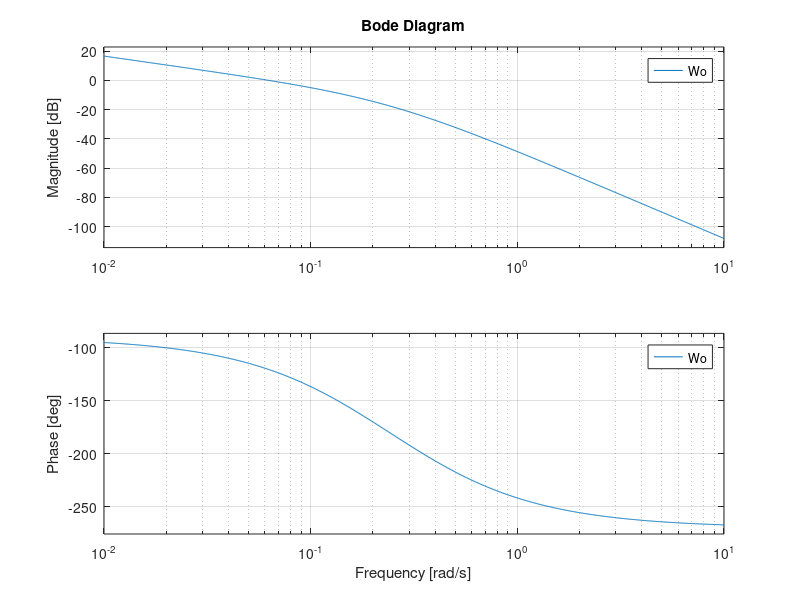

Source code (MATLAB):
P = tf(6,conv([17.25 8.75 1],[13.75 1]));
Ap = 0.155;
Ti = 13.75;
PI = (Ap/Ti)*tf([Ti 1],[1 0]);
Wo = minreal(PI*P);
bode(Wo)
Ts = (6*pi)/(180*0.0618);
Dpi = c2d(PI,Ts)
